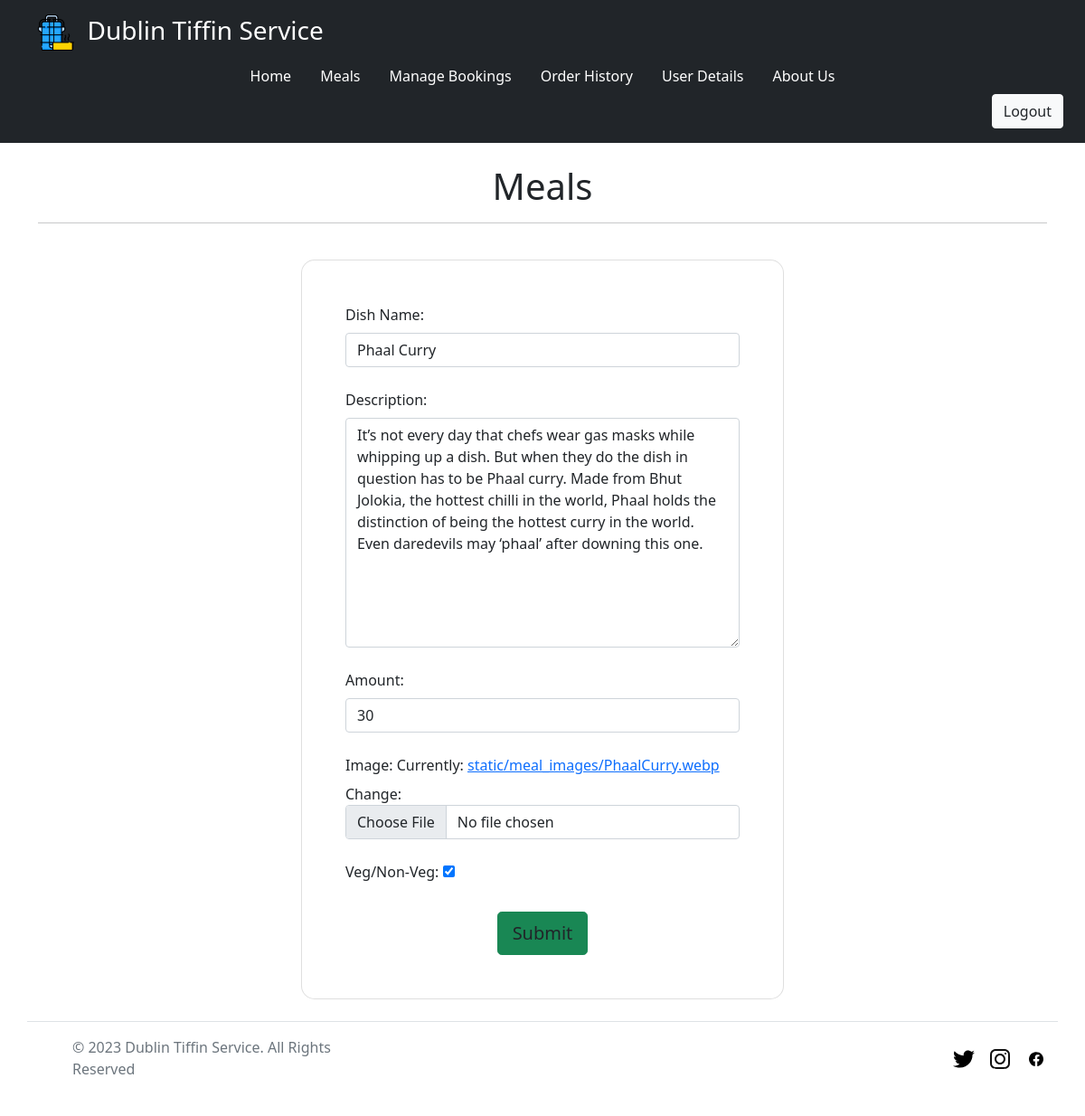
The app's page /meals/meal_form_add_update/25 (signed in) with its own data.
### meals/models.py (models this page shows, shortened)
class Meals(models.Model):
    name = models.CharField(max_length=100)
    description = models.TextField()
    cost = models.IntegerField()
    image = models.ImageField(upload_to="static/meal_images/")
    is_veg = models.BooleanField()

### meals/views.py (the view, shortened to what this page needs)
# urls.py: path('meal_form_add_update/', views.meal_form_add_update, name='add_meal'),
@login_required
@require_http_methods(["GET", "POST"])
def meal_form_add_update(request, id=0):
    try:
        if request.method == 'GET':
            if id == 0:
                m_form = MealsForm()
            else:
                meal = Meals.objects.get(id=id)
                m_form = MealsForm(instance=meal)
            return render(request, 'meals/meal_form.html', {'m_form': m_form})
    except Exception:
        return redirect(handler500)

### meals/forms.py
class MealsForm(forms.ModelForm):
    class Meta:
        model = Meals
        fields = ("name", "description", "cost", "image", "is_veg")
        labels = {
            "name": "Dish Name",
            "description": "Description",
            "cost": "Amount",
            "image": "Image",
            "is_veg": "Veg/Non-Veg"
        }

### templates/meals/meal_form.html (shortened to what this page needs)
{% extends '_partials/base.html' %}
{% block body %}
{% load widget_tweaks %}
{% load static %}
<div class="container">
    <br>
    <h1 class="text-center">Meals</h1>
    <hr>
    <br>
    <section class="vh-20 bg-image vh-20">
        <div class="mask d-flex align-items-center h-100 gradient-custom-2">
            <div class="container h-100">
                <div class="row d-flex justify-content-center align-items-center h-100">
                    <div class="col-12 col-md-9 col-lg-7 col-xl-6">
                        <div class="card" style="border-radius: 15px;">
                            <div class="card-body p-5">
                                <form enctype="multipart/form-data" method="POST">
                                    {% for field in m_form.visible_fields %}
                                    {% if field.name == "is_veg" %}
                                    <div class="form-outline mb-4">
                                        <label class="form-label" for="id_username">{{ field.label_tag }}</label>
                                        {% render_field field class="" %}
                                    </div>
                                    {% elif field.name == "image" %}
                                    <div class="form-outline mb-4">
                                        <label class="form-label" for="id_username">{{ field.label_tag }}</label>
                                        {% render_field field class="form-control" %}
                                    </div>
                                    {% else %}
                                    <div class="form-outline mb-4">
                                        <label class="form-label" for="id_username">{{ field.label_tag }}</label>
                                        {% render_field field class="form-control" %}
                                    </div>
                                    {% endif %}
                                    {% endfor %}
                                    <div class="d-flex justify-content-center">
                                        <button type="submit"
                                            class="btn btn-success btn-block btn-lg gradient-custom-4 text-body">Submit</button>
                                    </div>
                                </form>
                            </div>
                        </div>
                    </div>
                </div>
            </div>
        </div>
    </section>
</div>
{% endblock %}

### records on screen
Meals: name "Phaal Curry" "It’s not every day that chefs wear gas masks while whipping up a dish. But when they do the dish in question has to be Phaal curry. Made from Bhut Jolokia, the hottest chilli in the world, Phaal holds the distinction of being the hottest curry in the world. Even daredevils may ‘phaal’ after downing this one." "30", is_veg "☑"

### other values on screen
{{ field.label_tag }} "Dish Name:" "Description:" "Amount:"
{{ field.label_tag }} "Image:"
{{ field.label_tag }} "Veg/Non-Veg:"
